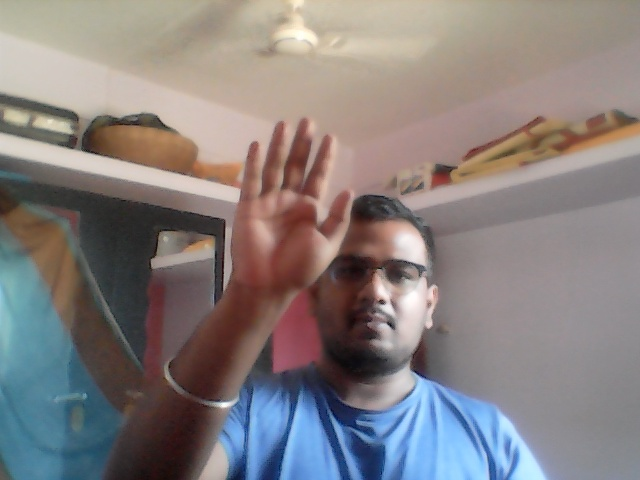
#> input picture Sign Language Detection with  Tensorflow Object Detection API/Tensorflow/workspace/images/test/hello.4a11ed93-affa-11ec-a6cb-9c2976d95f70.jpg, 640 x 480 px, given as the content of the folder Data/face/test/no_yawn, which was not available
$ python Data_processing.py
#> lines starting #> are read from the running program, lines starting #| are printed output that depends on the picture; after the words box and inside, x2 and y2 are one past the last pixel; in counts of white or black regions, pixels touching at a corner belong together; pictures that were not available may be replaced by others from this repository, and a replacement may not be noted
from tkinter import Label
import cv2 as cv
import os
import uuid

face_haar = cv.CascadeClassifier(r'haar_cascade\haarcascade_frontalface_alt.xml')
paths = {
    "face_test_path" : os.path.join('Data','face','test'),
    "face_train_path" : os.path.join('Data','face','train'),

}


lables = ['no_yawn','yawn']
for path in paths.keys():
    for lable in lables:
        for i in os.listdir(os.path.join(paths[path],lable)):
            img = cv.imread(os.path.join(os.path.join(paths[path],lable),i))
#> img is the input picture: shape (480, 640, 3); mean B, G, R 127.3, 127.8, 134.9
            gray = cv.cvtColor(img,cv.COLOR_BGR2GRAY)
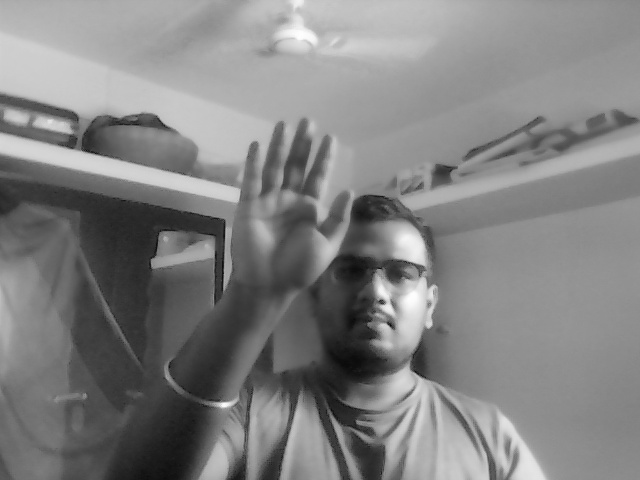
#> gray: shape (480, 640); min 9, max 254, mean 129.9
            face_rect = face_haar.detectMultiScale(gray,minNeighbors=4,scaleFactor=1.1)
#> face_rect = [[316, 224, 126, 126]]
            if len(face_rect)==0:
                continue
            else:
                for x,y,w,h in face_rect:
                    cv.rectangle(img,(x,y),(x+w,y+h),color=(0,256,0), thickness=2)
                    break
#> this loop made 1 pass
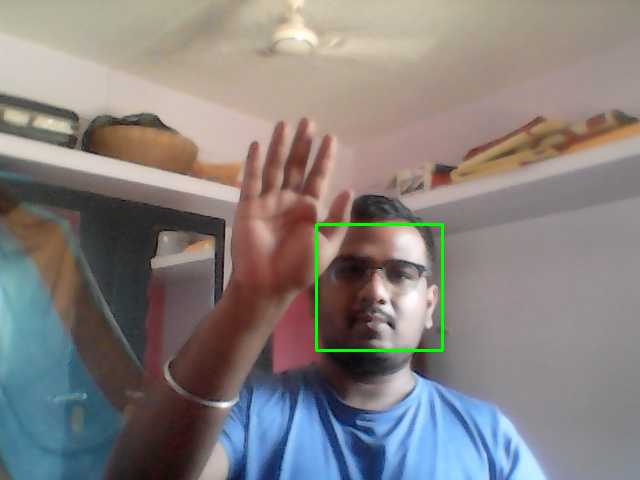
#> img: shape (480, 640, 3); 0.49% of pixels changed, all inside (x1, y1, x2, y2) = (315, 223, 444, 352)
            c_img = img[y:y+h,x:x+w]
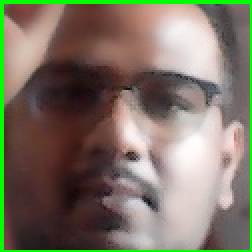
#> c_img: shape (126, 126, 3) (shown 2 times larger); mean B, G, R 101.7, 116.6, 125.2
            imgname = os.path.join('cropped_data',lable,lable+'.'+'{}.jpg'.format(str(uuid.uuid1())))
            cv.imwrite(imgname,c_img)
            # cv.imshow(f'img{i}',c_img)


# cv.waitKey(0)
